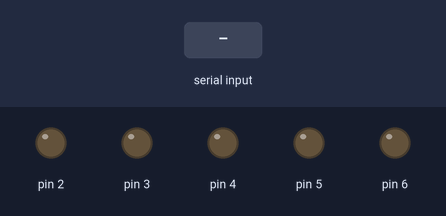
A sketch run on a simulated Arduino Uno, built with avr-gcc and run on an emulated ATmega328P. Parts: output pins drawn as LEDs (lit = HIGH). The test bench sets the inputs (shaded band).

Above: at 1.2 s.
1.3 s: "1" received over Serial
At 1.8 s:
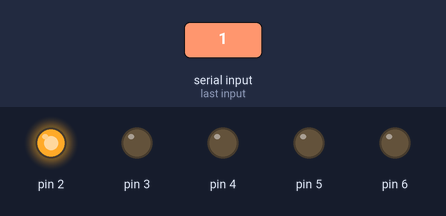
2.8 s: "2" received over Serial
At 4.0 s:
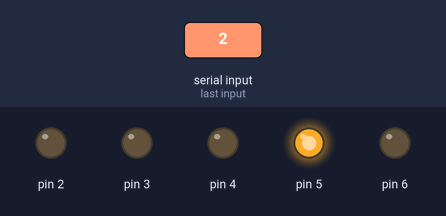
4.3 s: "3" received over Serial
At 5.3 s:
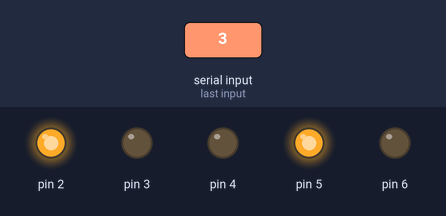
5.8 s: "4" received over Serial
At 6.4 s:
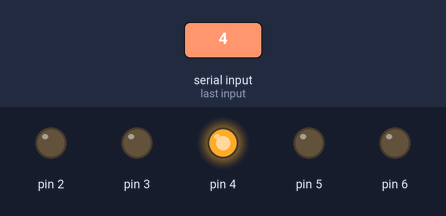
7.3 s: "5" received over Serial
At 7.6 s:
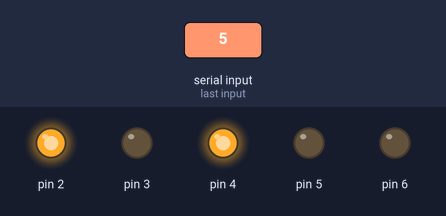
8.8 s: "6" received over Serial
At 9.9 s:
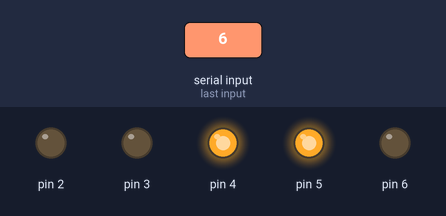
Timing chart, 0 to 11.3 s (numbered marks = the images above; inputs shaded):
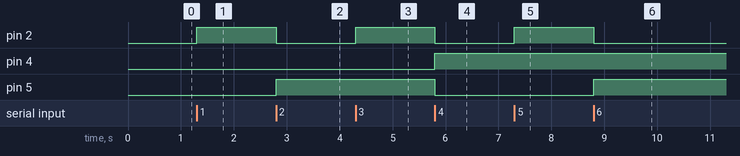

The sketch:

7.4_evening.ino
```cpp
void setup()
{
  pinMode(2, OUTPUT);
  pinMode(3, OUTPUT);
  pinMode(4, OUTPUT);
  pinMode(5, OUTPUT);
  pinMode(6, OUTPUT);
  Serial.begin(9600);
}

int income=0;

void loop()
{
  if(Serial.available()>0)
  {
    income=Serial.read();
    switch(income)
    {
      case'0':
       digitalWrite(2,LOW);
       digitalWrite(3,LOW);
       digitalWrite(4,LOW);
       digitalWrite(5,LOW);
      break;
      case'1':
       digitalWrite(2,HIGH);
       digitalWrite(3,LOW);
       digitalWrite(4,LOW);
       digitalWrite(5,LOW);
      break;
      case'2':
       digitalWrite(2,LOW);
       digitalWrite(3,LOW);
       digitalWrite(4,LOW);
       digitalWrite(5,HIGH);
      break;
      case'3':
       digitalWrite(2,HIGH);
       digitalWrite(3,LOW);
       digitalWrite(4,LOW);
       digitalWrite(5,HIGH);
      break;
      case'4':
       digitalWrite(2,LOW);
       digitalWrite(3,LOW);
       digitalWrite(4,HIGH);
       digitalWrite(5,LOW);
      break;
      case'5':
       digitalWrite(2,HIGH);
       digitalWrite(3,LOW);
       digitalWrite(4,HIGH);
       digitalWrite(5,LOW);
      break;
      case'6':
       digitalWrite(2,LOW);
       digitalWrite(3,LOW);
       digitalWrite(4,HIGH);
       digitalWrite(5,HIGH);
      break;
      case'7':
       digitalWrite(2,HIGH);
       digitalWrite(3,LOW);
       digitalWrite(4,HIGH);
       digitalWrite(5,HIGH);
      break;
      case'8':
       digitalWrite(2,LOW);
       digitalWrite(3,HIGH);
       digitalWrite(4,LOW);
       digitalWrite(5,LOW);
      break;
      case'9':
       digitalWrite(2,HIGH);
       digitalWrite(3,HIGH);
       digitalWrite(4,LOW);
       digitalWrite(5,LOW);
      break;
      default:
      break;
    }
    delay(100);
  }
}
```

Measured:
- after the input at 1.3 s, pin 2: LOW → HIGH at once
- after the input at 2.8 s, pin 2: HIGH → LOW at once; pin 5: LOW → HIGH at once
- after the input at 4.3 s, pin 2: LOW → HIGH at once
- after the input at 5.8 s, pin 2, pin 5: HIGH → LOW at once; pin 4: LOW → HIGH at once
- after the input at 7.3 s, pin 2: LOW → HIGH at once
- after the input at 8.8 s, pin 2: HIGH → LOW at once; pin 5: LOW → HIGH at once
